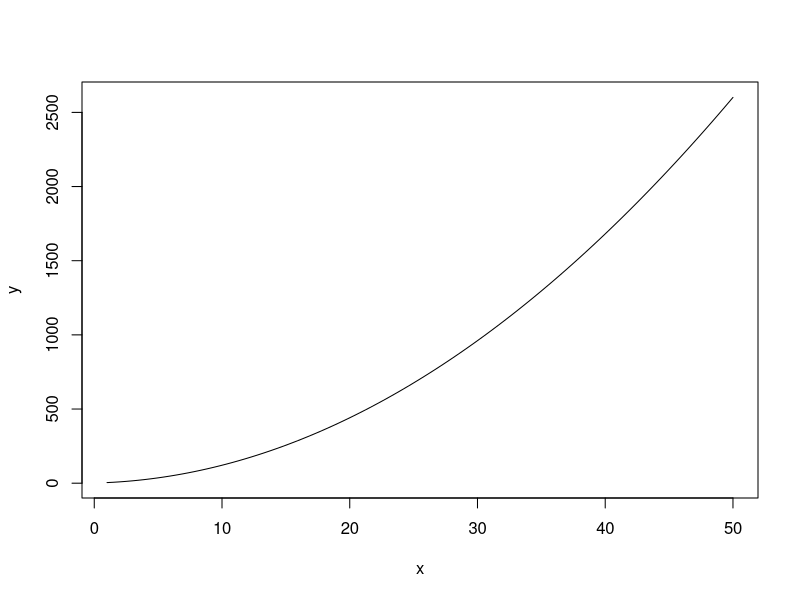

Reproduce this figure in R.
given_function=function(x) {
  return (x**2+2*x+1)
}
new_function=function(x) {
  return (2*x+2)
}
curve(given_function, from=1, to=50, xlab="x",ylab="y")
